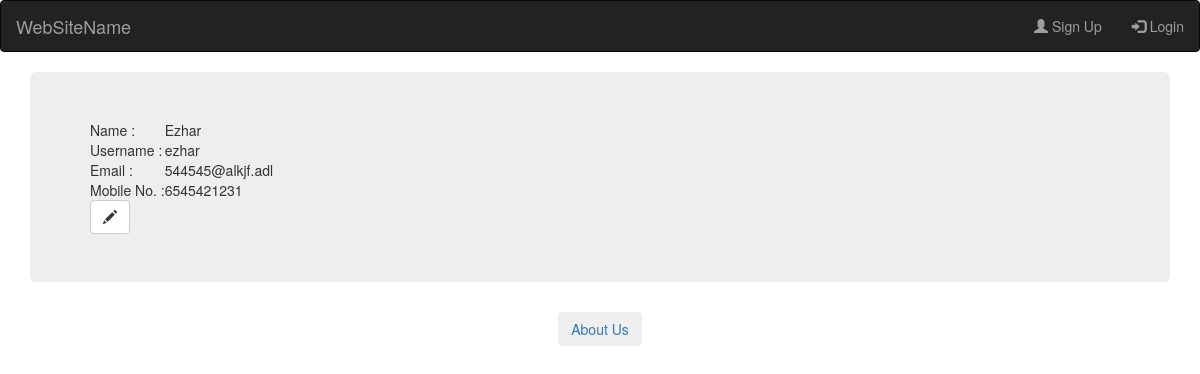
The app's page /employee/1/employee_detail with its own data.
### employees/models.py (models this page shows, shortened)
class UserAdd(models.Model):
    username = models.CharField(max_length=20,blank='false')
    name = models.CharField(max_length=50,blank='false')
    email = models.EmailField()
    mobileNo = models.IntegerField(default=0)
    password = models.CharField(max_length=256)

### employees/views.py (the view)
# urls.py: path('employee/<int:pk>/employee_detail', views.employee_detail, name='employee_detail'),
def employee_detail(request, pk):
    post = get_object_or_404(UserAdd, pk = pk)
    return render(request, 'createUser/employee_detail.html', {'post':post})

### template/createUser/employee_detail.html (shortened to what this page needs)
{% extends 'base.html' %}
{% block content %}
<div class="container">
  <div class="jumbotron">
    <table>
      <tr>
        <td>Name : </td>
        <td>{{ post.name }}</td>
      </tr>
      <tr>
        <td>Username : </td>
        <td>{{ post.username }}</td>
      </tr>
      <tr>
        <td>Email : </td>
        <td>{{ post.email }}</td>
      </tr>
      <tr>
        <td>Mobile No. : </td>
        <td>{{ post.mobileNo }}</td>
      </tr>
    </table>
    <a class="btn btn-default" href="{% url 'employee_edit' pk=post.pk %}"><span class="glyphicon glyphicon-pencil"></span></a>
  </div>
</div>
{% endblock %}

### static/css/css1.css (style rules this page uses)
a { text-decoration: none; color: white; }

### records on screen
UserAdd: name "Ezhar", username "ezhar", email "544545@alkjf.adl", mobileNo "6545421231"
